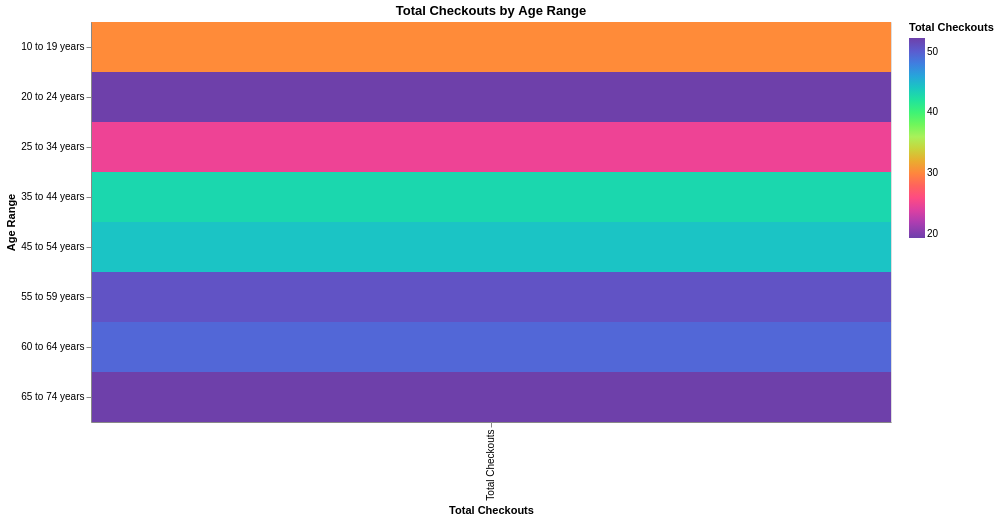

Notebook code for this chart:
### Code cell
alt.Chart(pivot_long).mark_rect().encode(
    x=alt.X('Total Checkouts:O', title='Total Checkouts'),
    y=alt.Y('Age Range:O', title='Age Range'),
    color=alt.Color('Count:Q', scale=alt.Scale(
        scheme='rainbow'), title='Total Checkouts'),
    tooltip=[
        alt.Tooltip('Total Checkouts:O', title='Total Checkouts'),
        alt.Tooltip('Age Range:O', title='Age Range'),
        alt.Tooltip('Count:Q', title='Count')
    ]
).properties(
    width=800,
    height=400,
    title='Total Checkouts by Age Range'
)

### Figure 1 — Vega-Lite specification as saved in the notebook (floating-point values rounded to 4 significant figures)
{"config": {"view": {"continuousWidth": 300, "continuousHeight": 300}}, "data": {"name": "data-c7eb7c0367fc2ea08aeca6c8c8fece00"}, "mark": {"type": "rect"}, "encoding": {"color": {"field": "Count", "scale": {"scheme": "rainbow"}, "title": "Total Checkouts", "type": "quantitative"}, "tooltip": [{"field": "Total Checkouts", "title": "Total Checkouts", "type": "ordinal"}, {"field": "Age Range", "title": "Age Range", "type": "ordinal"}, {"field": "Count", "title": "Count", "type": "quantitative"}], "x": {"field": "Total Checkouts", "title": "Total Checkouts", "type": "ordinal"}, "y": {"field": "Age Range", "sort": "x", "title": "Age Range", "type": "ordinal"}}, "height": 400, "title": "Total Checkouts by Age Range", "width": 800, "$schema": "https://vega.github.io/schema/vega-lite/v5.20.1.json", "datasets": {"data-c7eb7c0367fc2ea08aeca6c8c8fece00": [{"Age Range": "10 to 19 years", "Total Checkouts": "Total Checkouts", "Count": 30.26}, {"Age Range": "20 to 24 years", "Total Checkouts": "Total Checkouts", "Count": 19.39}, {"Age Range": "25 to 34 years", "Total Checkouts": "Total Checkouts", "Count": 24.86}, {"Age Range": "35 to 44 years", "Total Checkouts": "Total Checkouts", "Count": 42.93}, {"Age Range": "45 to 54 years", "Total Checkouts": "Total Checkouts", "Count": 44.21}, {"Age Range": "55 to 59 years", "Total Checkouts": "Total Checkouts", "Count": 50.71}, {"Age Range": "60 to 64 years", "Total Checkouts": "Total Checkouts", "Count": 49.36}, {"Age Range": "65 to 74 years", "Total Checkouts": "Total Checkouts", "Count": 52.22}]}}
